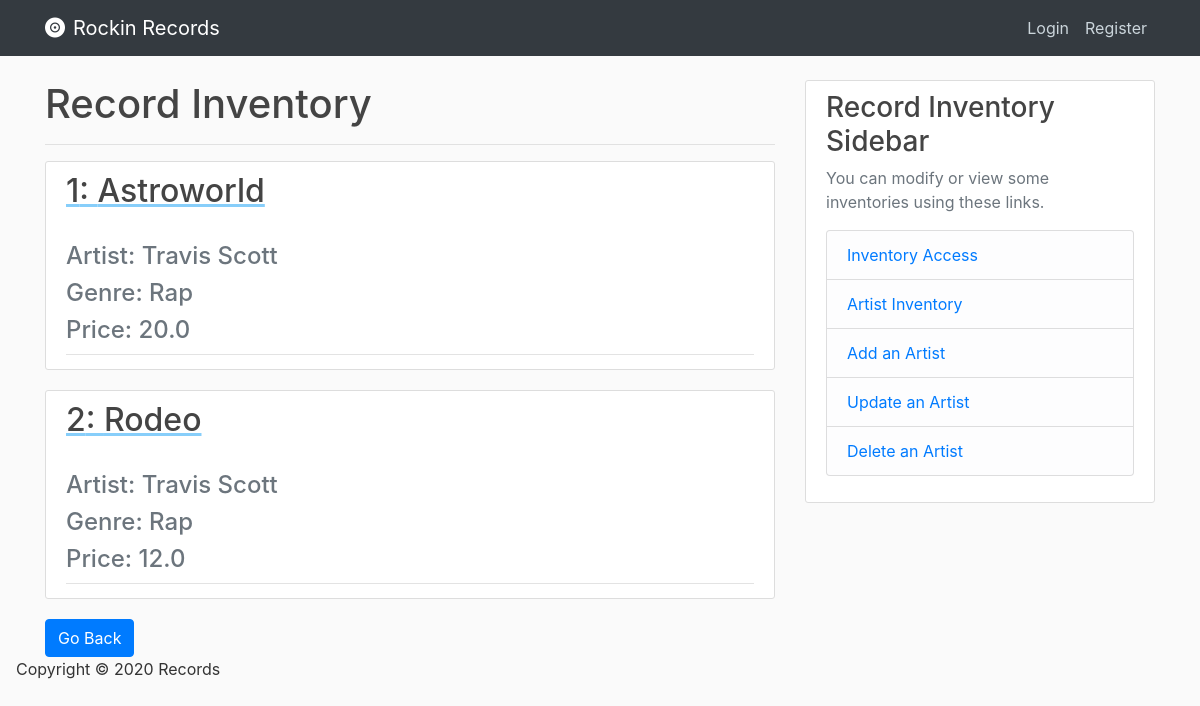
The app's page /record_inventory, older data.
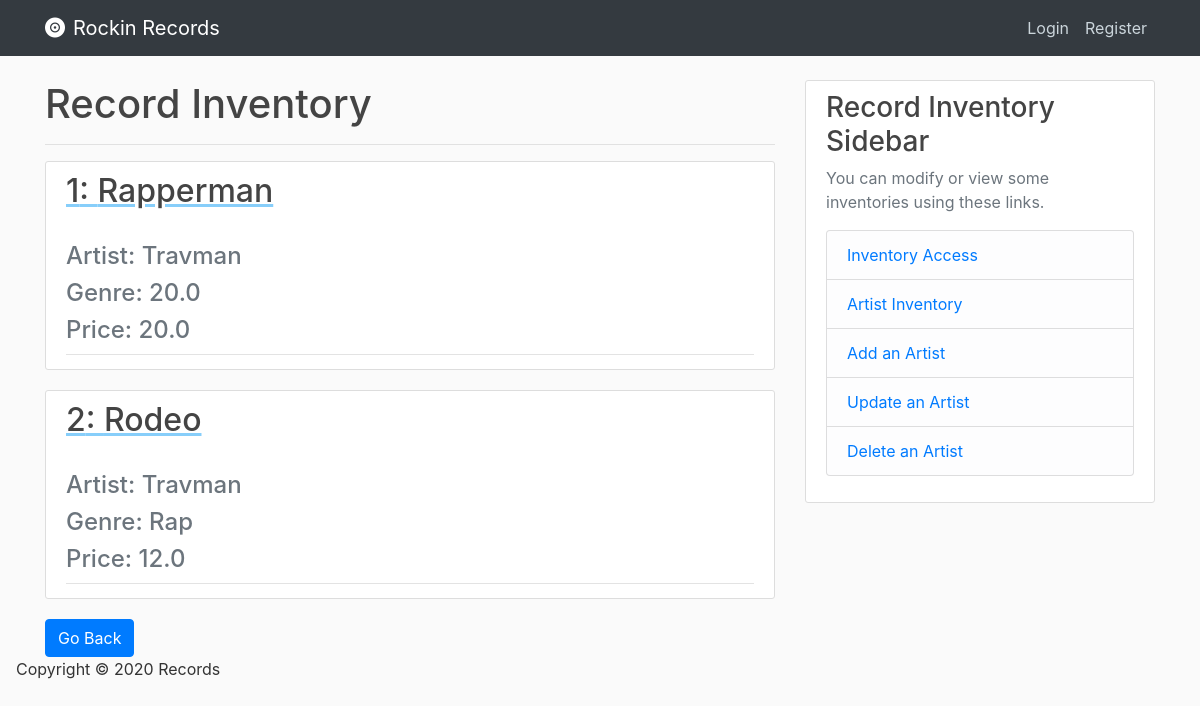
The same page, newer data.
### database/models.py (models this page shows, shortened)
class Records(db.Model):
    record_id = db.Column(db.Integer, primary_key=True, nullable=False, autoincrement="auto")
    record_name = db.Column(db.String(120), nullable=False)
    record_genre = db.Column(db.String(120), nullable=False)
    record_price = db.Column(db.Float, nullable=False)
    artist_id = db.Column(db.Integer, db.ForeignKey('artists.artist_id'), nullable=False)

class Artists(db.Model):
    artist_id = db.Column(db.Integer, primary_key=True, nullable=False, autoincrement="auto")
    artist_name = db.Column(db.String(100), nullable=False)

### database/routes.py (the view)
@app.route("/record_inventory", methods=['GET', 'POST'])
def record_inventory():
    records = Records.query.join(Artists, Records.artist_id == Artists.artist_id) \
        .add_columns(Records.record_id, Records.record_name, Records.record_genre, \
                     Records.record_price, Artists.artist_id, Artists.artist_name).all()
    return render_template('records.html', records=records)

### database/Templates/records.html
{% extends "index.html" %}
{% block content %}
    <h1> Record Inventory </h1>
    <hr>
    {% for record in records %}
        <article class="media content-section">
            <div class="media-body">
                <div class="article-metadata">
                    <a class="mr-2" href="{{url_for('record', record_id=record.record_id)}}" style="text-decoration: underline; text-decoration-color: lightskyblue;" >
                    <h2> {{ record['record_id'] }}: {{ record['record_name'] }} </h2>
                    </a>
                    <h4 class="text-muted"> Artist: {{ record['artist_name'] }} </h4>
                    <h4 class="text-muted"> Genre: {{ record['record_genre'] }} </h4>
                    <h4 class="text-muted"> Price: {{ record['record_price'] }} </h4>
                </div>
          </div>
        </article>
     {% endfor %}
     <div>
        <a href="{{ url_for('home') }} ">
          <button class='btn btn-primary'>
              Go Back
          </button>
        </a>
     </div>
{% endblock content %}

### database/Templates/index.html (shortened to what this page needs)
<!DOCTYPE html>
<html lang="en">
<head>
	<link rel="stylesheet" href="https://stackpath.bootstrapcdn.com/bootstrap/4.4.1/css/bootstrap.min.css">
    <link rel="stylesheet" href="{{ url_for('static', filename='css/main.css') }}">
</head>
<body>
    <header class="site-header">
      <nav class="navbar navbar-expand-md navbar-dark bg-dark fixed-top">
        <div class="container">
          <a class="navbar-brand mr-4" href="/"><i class="fas fa-record-vinyl mr-2"></i>Rockin Records</a>
          <div class="collapse navbar-collapse" id="navbarToggle">
            <div class="navbar-nav">
              {% if current_user.is_authenticated %}
                <a class="nav-item nav-link" href="{{ url_for('account') }}">Account</a>
                <a class="nav-item nav-link" href="{{ url_for('logout') }}">Logout</a>
              {% else %}
                <a class="nav-item nav-link" href="{{ url_for('login') }}">Login</a>
                <a class="nav-item nav-link" href="{{ url_for('register') }}">Register</a>
              {% endif %}
            </div>
          </div>
        </div>
      </nav>
    </header>
    <main role="main" class="container">
      <div class="row">
        <div class="col-md-8">
          {% block content %}{% endblock %}
        </div>
        <div class="col-md-4">
          <div class="content-section">
            <h3>Record Inventory Sidebar</h3>
            <p class='text-muted'> You can modify or view some inventories using these links.
              <ul class="list-group">
                <li class="list-group-item list-group-item-light">
                  <a href="{{ url_for('inventory_access') }} ">
                    Inventory Access
                  </a>
                </li>
                <li class="list-group-item list-group-item-light">
                    <a href="{{ url_for('artist_inventory') }} ">
                        Artist Inventory
                      </a>
                </li>
                <li class="list-group-item list-group-item-light">
                    <a href="{{ url_for('artist_inventory_add') }} ">
                        Add an Artist
                      </a>
                </li>
                <li class="list-group-item list-group-item-light">
                    <a href="{{ url_for('artist_inventory_update') }} ">
                        Update an Artist
                      </a>
                </li>
                <li class="list-group-item list-group-item-light">
                    <a href="{{ url_for('artist_inventory_delete') }} ">
                        Delete an Artist
                      </a>
                </li>
              </ul>
            </p>
          </div>
        </div>
      </div>
    </main>
    <footer>
        <section class="ml-3"id="main-footer">
            <p>Copyright &copy; 2020 Records</p>
        </section>
    </footer>
</body>
</html>

### database/static/css/main.css (style rules this page uses)
body { background: #fafafa; color: #333333; margin-top: 5rem; }
h1, h2, h3, h4, h5, h6 { color: #444444; }
.site-header .navbar-nav .nav-link { color: #cbd5db; }
.content-section { background: #ffffff; padding: 10px 20px; border: 1px solid #dddddd; border-radius: 3px; margin-bottom: 20px; }
.article-metadata { padding-bottom: 1px; margin-bottom: 4px; border-bottom: 1px solid #e3e3e3 }

Row changes from the older to the newer data that the page shows:
changed Records id 1: record_name "Astroworld" → "Rapperman"; artist_name "Travis Scott" → "Travman"; record_genre "Rap" → "20.0"
changed through a linked row, Records "Rodeo": artist_name "Travis Scott" → "Travman"
